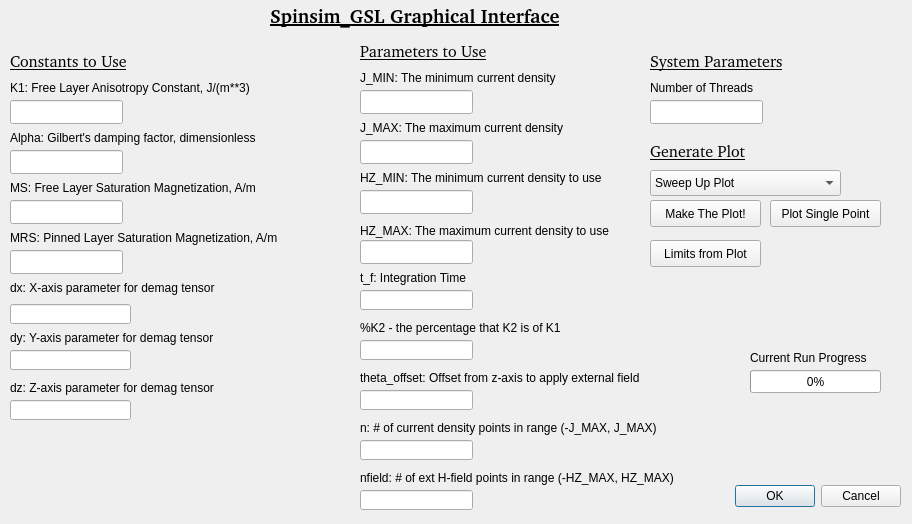
<?xml version="1.0" encoding="UTF-8"?>
<ui version="4.0">
 <class>Dialog</class>
 <widget class="QDialog" name="Dialog">
  <property name="geometry">
   <rect>
    <x>0</x>
    <y>0</y>
    <width>912</width>
    <height>524</height>
   </rect>
  </property>
  <property name="sizePolicy">
   <sizepolicy hsizetype="Fixed" vsizetype="Fixed">
    <horstretch>0</horstretch>
    <verstretch>0</verstretch>
   </sizepolicy>
  </property>
  <property name="windowTitle">
   <string>Spinsim_GSL GUI</string>
  </property>
  <property name="windowIcon">
   <iconset>
    <normaloff>deprecated/small-mag.gif</normaloff>deprecated/small-mag.gif</iconset>
  </property>
  <widget class="QDialogButtonBox" name="buttonBox">
   <property name="geometry">
    <rect>
     <x>560</x>
     <y>480</y>
     <width>341</width>
     <height>32</height>
    </rect>
   </property>
   <property name="orientation">
    <enum>Qt::Horizontal</enum>
   </property>
   <property name="standardButtons">
    <set>QDialogButtonBox::Cancel|QDialogButtonBox::Ok</set>
   </property>
  </widget>
  <widget class="QLineEdit" name="lineEdit_K1">
   <property name="geometry">
    <rect>
     <x>10</x>
     <y>100</y>
     <width>113</width>
     <height>24</height>
    </rect>
   </property>
  </widget>
  <widget class="QLabel" name="label">
   <property name="geometry">
    <rect>
     <x>10</x>
     <y>80</y>
     <width>291</width>
     <height>16</height>
    </rect>
   </property>
   <property name="text">
    <string>K1: Free Layer Anisotropy Constant, J/(m**3)</string>
   </property>
  </widget>
  <widget class="QLabel" name="label_2">
   <property name="geometry">
    <rect>
     <x>270</x>
     <y>0</y>
     <width>321</width>
     <height>31</height>
    </rect>
   </property>
   <property name="font">
    <font>
     <family>Bitstream Charter</family>
     <pointsize>14</pointsize>
     <weight>75</weight>
     <bold>true</bold>
     <underline>true</underline>
    </font>
   </property>
   <property name="text">
    <string>Spinsim_GSL Graphical Interface</string>
   </property>
  </widget>
  <widget class="QLabel" name="label_3">
   <property name="geometry">
    <rect>
     <x>10</x>
     <y>50</y>
     <width>121</width>
     <height>21</height>
    </rect>
   </property>
   <property name="font">
    <font>
     <family>Bitstream Charter</family>
     <pointsize>12</pointsize>
     <underline>true</underline>
    </font>
   </property>
   <property name="text">
    <string>Constants to Use</string>
   </property>
  </widget>
  <widget class="QLabel" name="label_4">
   <property name="geometry">
    <rect>
     <x>10</x>
     <y>130</y>
     <width>291</width>
     <height>16</height>
    </rect>
   </property>
   <property name="text">
    <string>Alpha: Gilbert's damping factor, dimensionless</string>
   </property>
  </widget>
  <widget class="QLineEdit" name="lineEdit_Alpha">
   <property name="geometry">
    <rect>
     <x>10</x>
     <y>150</y>
     <width>113</width>
     <height>24</height>
    </rect>
   </property>
  </widget>
  <widget class="QLabel" name="label_5">
   <property name="geometry">
    <rect>
     <x>10</x>
     <y>180</y>
     <width>291</width>
     <height>16</height>
    </rect>
   </property>
   <property name="text">
    <string>MS: Free Layer Saturation Magnetization, A/m</string>
   </property>
  </widget>
  <widget class="QLineEdit" name="lineEdit_Ms">
   <property name="geometry">
    <rect>
     <x>10</x>
     <y>200</y>
     <width>113</width>
     <height>24</height>
    </rect>
   </property>
  </widget>
  <widget class="QLineEdit" name="lineEdit_Mrs">
   <property name="geometry">
    <rect>
     <x>10</x>
     <y>250</y>
     <width>113</width>
     <height>24</height>
    </rect>
   </property>
   <property name="text">
    <string/>
   </property>
  </widget>
  <widget class="QLabel" name="label_6">
   <property name="geometry">
    <rect>
     <x>10</x>
     <y>230</y>
     <width>311</width>
     <height>16</height>
    </rect>
   </property>
   <property name="text">
    <string>MRS: Pinned Layer Saturation Magnetization, A/m</string>
   </property>
  </widget>
  <widget class="QLabel" name="label_7">
   <property name="geometry">
    <rect>
     <x>10</x>
     <y>280</y>
     <width>311</width>
     <height>16</height>
    </rect>
   </property>
   <property name="text">
    <string>dx: X-axis parameter for demag tensor</string>
   </property>
  </widget>
  <widget class="QLineEdit" name="lineEdit_dx">
   <property name="geometry">
    <rect>
     <x>10</x>
     <y>304</y>
     <width>121</width>
     <height>20</height>
    </rect>
   </property>
   <property name="text">
    <string/>
   </property>
  </widget>
  <widget class="QLineEdit" name="lineEdit_dy">
   <property name="geometry">
    <rect>
     <x>10</x>
     <y>350</y>
     <width>121</width>
     <height>20</height>
    </rect>
   </property>
   <property name="text">
    <string/>
   </property>
  </widget>
  <widget class="QLabel" name="label_8">
   <property name="geometry">
    <rect>
     <x>10</x>
     <y>330</y>
     <width>311</width>
     <height>16</height>
    </rect>
   </property>
   <property name="text">
    <string>dy: Y-axis parameter for demag tensor</string>
   </property>
  </widget>
  <widget class="QLabel" name="label_9">
   <property name="geometry">
    <rect>
     <x>10</x>
     <y>380</y>
     <width>311</width>
     <height>16</height>
    </rect>
   </property>
   <property name="text">
    <string>dz: Z-axis parameter for demag tensor</string>
   </property>
  </widget>
  <widget class="QLineEdit" name="lineEdit_dz">
   <property name="geometry">
    <rect>
     <x>10</x>
     <y>400</y>
     <width>121</width>
     <height>20</height>
    </rect>
   </property>
   <property name="text">
    <string/>
   </property>
  </widget>
  <widget class="QLabel" name="label_10">
   <property name="geometry">
    <rect>
     <x>360</x>
     <y>40</y>
     <width>141</width>
     <height>21</height>
    </rect>
   </property>
   <property name="font">
    <font>
     <family>Bitstream Charter</family>
     <pointsize>12</pointsize>
     <underline>true</underline>
    </font>
   </property>
   <property name="text">
    <string>Parameters to Use</string>
   </property>
  </widget>
  <widget class="QLineEdit" name="lineEdit_jmax">
   <property name="geometry">
    <rect>
     <x>360</x>
     <y>140</y>
     <width>113</width>
     <height>24</height>
    </rect>
   </property>
  </widget>
  <widget class="QLabel" name="label_11">
   <property name="geometry">
    <rect>
     <x>360</x>
     <y>120</y>
     <width>291</width>
     <height>16</height>
    </rect>
   </property>
   <property name="text">
    <string>J_MAX: The maximum current density</string>
   </property>
  </widget>
  <widget class="QLineEdit" name="lineEdit_hzmax">
   <property name="geometry">
    <rect>
     <x>360</x>
     <y>240</y>
     <width>113</width>
     <height>24</height>
    </rect>
   </property>
   <property name="text">
    <string/>
   </property>
  </widget>
  <widget class="QLabel" name="label_12">
   <property name="geometry">
    <rect>
     <x>360</x>
     <y>220</y>
     <width>291</width>
     <height>21</height>
    </rect>
   </property>
   <property name="text">
    <string>HZ_MAX: The maximum current density to use</string>
   </property>
  </widget>
  <widget class="QLineEdit" name="lineEdit_t_f">
   <property name="geometry">
    <rect>
     <x>360</x>
     <y>290</y>
     <width>113</width>
     <height>20</height>
    </rect>
   </property>
   <property name="text">
    <string/>
   </property>
  </widget>
  <widget class="QLabel" name="label_13">
   <property name="geometry">
    <rect>
     <x>360</x>
     <y>270</y>
     <width>291</width>
     <height>16</height>
    </rect>
   </property>
   <property name="text">
    <string>t_f: Integration Time</string>
   </property>
  </widget>
  <widget class="QLineEdit" name="lineEdit_perK2">
   <property name="geometry">
    <rect>
     <x>360</x>
     <y>340</y>
     <width>113</width>
     <height>20</height>
    </rect>
   </property>
   <property name="text">
    <string/>
   </property>
  </widget>
  <widget class="QLabel" name="label_14">
   <property name="geometry">
    <rect>
     <x>360</x>
     <y>320</y>
     <width>291</width>
     <height>16</height>
    </rect>
   </property>
   <property name="text">
    <string>%K2 - the percentage that K2 is of K1</string>
   </property>
  </widget>
  <widget class="QLineEdit" name="lineEdit_thetaoff">
   <property name="geometry">
    <rect>
     <x>360</x>
     <y>390</y>
     <width>113</width>
     <height>20</height>
    </rect>
   </property>
   <property name="text">
    <string/>
   </property>
  </widget>
  <widget class="QLabel" name="label_15">
   <property name="geometry">
    <rect>
     <x>360</x>
     <y>370</y>
     <width>341</width>
     <height>16</height>
    </rect>
   </property>
   <property name="text">
    <string>theta_offset: Offset from z-axis to apply external field</string>
   </property>
  </widget>
  <widget class="QLineEdit" name="lineEdit_n">
   <property name="geometry">
    <rect>
     <x>360</x>
     <y>440</y>
     <width>113</width>
     <height>20</height>
    </rect>
   </property>
   <property name="text">
    <string/>
   </property>
  </widget>
  <widget class="QLabel" name="label_16">
   <property name="geometry">
    <rect>
     <x>360</x>
     <y>420</y>
     <width>381</width>
     <height>16</height>
    </rect>
   </property>
   <property name="text">
    <string>n: # of current density points in range (-J_MAX, J_MAX)</string>
   </property>
  </widget>
  <widget class="QLabel" name="label_17">
   <property name="geometry">
    <rect>
     <x>360</x>
     <y>470</y>
     <width>381</width>
     <height>16</height>
    </rect>
   </property>
   <property name="text">
    <string>nfield: # of ext H-field points in range (-HZ_MAX, HZ_MAX)</string>
   </property>
  </widget>
  <widget class="QLineEdit" name="lineEdit_nfield">
   <property name="geometry">
    <rect>
     <x>360</x>
     <y>490</y>
     <width>113</width>
     <height>20</height>
    </rect>
   </property>
   <property name="text">
    <string/>
   </property>
  </widget>
  <widget class="QLabel" name="label_18">
   <property name="geometry">
    <rect>
     <x>650</x>
     <y>50</y>
     <width>141</width>
     <height>21</height>
    </rect>
   </property>
   <property name="font">
    <font>
     <family>Bitstream Charter</family>
     <pointsize>12</pointsize>
     <underline>true</underline>
    </font>
   </property>
   <property name="text">
    <string>System Parameters</string>
   </property>
  </widget>
  <widget class="QLineEdit" name="lineEdit_threadcount">
   <property name="geometry">
    <rect>
     <x>650</x>
     <y>100</y>
     <width>113</width>
     <height>24</height>
    </rect>
   </property>
   <property name="text">
    <string/>
   </property>
  </widget>
  <widget class="QLabel" name="label_19">
   <property name="geometry">
    <rect>
     <x>650</x>
     <y>80</y>
     <width>291</width>
     <height>16</height>
    </rect>
   </property>
   <property name="text">
    <string>Number of Threads</string>
   </property>
  </widget>
  <widget class="QProgressBar" name="progressBar_Progress">
   <property name="enabled">
    <bool>true</bool>
   </property>
   <property name="geometry">
    <rect>
     <x>750</x>
     <y>370</y>
     <width>131</width>
     <height>23</height>
    </rect>
   </property>
   <property name="value">
    <number>0</number>
   </property>
  </widget>
  <widget class="QLabel" name="label_Progress">
   <property name="geometry">
    <rect>
     <x>750</x>
     <y>350</y>
     <width>131</width>
     <height>16</height>
    </rect>
   </property>
   <property name="text">
    <string>Current Run Progress</string>
   </property>
  </widget>
  <widget class="QComboBox" name="comboBox_PlotType">
   <property name="geometry">
    <rect>
     <x>650</x>
     <y>170</y>
     <width>191</width>
     <height>26</height>
    </rect>
   </property>
   <item>
    <property name="text">
     <string>Sweep Up Plot</string>
    </property>
   </item>
   <item>
    <property name="text">
     <string>Sweep Down Plot</string>
    </property>
   </item>
   <item>
    <property name="text">
     <string>Sweep Up - Down (Difference)</string>
    </property>
   </item>
   <item>
    <property name="text">
     <string>Sweep Up + Down (Sum)</string>
    </property>
   </item>
   <item>
    <property name="text">
     <string>All Plots</string>
    </property>
   </item>
  </widget>
  <widget class="QLabel" name="label_GeneratePlot">
   <property name="geometry">
    <rect>
     <x>650</x>
     <y>140</y>
     <width>141</width>
     <height>21</height>
    </rect>
   </property>
   <property name="font">
    <font>
     <family>Bitstream Charter</family>
     <pointsize>12</pointsize>
     <underline>true</underline>
    </font>
   </property>
   <property name="text">
    <string>Generate Plot</string>
   </property>
  </widget>
  <widget class="QPushButton" name="pushButton_MakePlot">
   <property name="geometry">
    <rect>
     <x>650</x>
     <y>200</y>
     <width>111</width>
     <height>27</height>
    </rect>
   </property>
   <property name="text">
    <string>Make The Plot!</string>
   </property>
  </widget>
  <widget class="QLabel" name="label_20">
   <property name="geometry">
    <rect>
     <x>360</x>
     <y>70</y>
     <width>291</width>
     <height>16</height>
    </rect>
   </property>
   <property name="text">
    <string>J_MIN: The minimum current density</string>
   </property>
  </widget>
  <widget class="QLineEdit" name="lineEdit_jmin">
   <property name="geometry">
    <rect>
     <x>360</x>
     <y>90</y>
     <width>113</width>
     <height>24</height>
    </rect>
   </property>
  </widget>
  <widget class="QLabel" name="label_21">
   <property name="geometry">
    <rect>
     <x>360</x>
     <y>170</y>
     <width>291</width>
     <height>16</height>
    </rect>
   </property>
   <property name="text">
    <string>HZ_MIN: The minimum current density to use</string>
   </property>
  </widget>
  <widget class="QLineEdit" name="lineEdit_hzmin">
   <property name="geometry">
    <rect>
     <x>360</x>
     <y>190</y>
     <width>113</width>
     <height>24</height>
    </rect>
   </property>
   <property name="text">
    <string/>
   </property>
  </widget>
  <widget class="QPushButton" name="pushButton_GetLims">
   <property name="geometry">
    <rect>
     <x>650</x>
     <y>240</y>
     <width>111</width>
     <height>27</height>
    </rect>
   </property>
   <property name="text">
    <string>Limits from Plot</string>
   </property>
  </widget>
  <widget class="QPushButton" name="pushButton_MakePlot_2">
   <property name="geometry">
    <rect>
     <x>770</x>
     <y>200</y>
     <width>111</width>
     <height>27</height>
    </rect>
   </property>
   <property name="text">
    <string>Plot Single Point</string>
   </property>
  </widget>
 </widget>
 <resources/>
 <connections>
  <connection>
   <sender>buttonBox</sender>
   <signal>rejected()</signal>
   <receiver>Dialog</receiver>
   <slot>close()</slot>
   <hints>
    <hint type="sourcelabel">
     <x>759</x>
     <y>424</y>
    </hint>
    <hint type="destinationlabel">
     <x>343</x>
     <y>310</y>
    </hint>
   </hints>
  </connection>
  <connection>
   <sender>buttonBox</sender>
   <signal>accepted()</signal>
   <receiver>Dialog</receiver>
   <slot>runHsweepSlot()</slot>
   <hints>
    <hint type="sourcelabel">
     <x>851</x>
     <y>431</y>
    </hint>
    <hint type="destinationlabel">
     <x>656</x>
     <y>177</y>
    </hint>
   </hints>
  </connection>
  <connection>
   <sender>pushButton_MakePlot</sender>
   <signal>clicked()</signal>
   <receiver>Dialog</receiver>
   <slot>makePlotSlot()</slot>
   <hints>
    <hint type="sourcelabel">
     <x>793</x>
     <y>215</y>
    </hint>
    <hint type="destinationlabel">
     <x>725</x>
     <y>277</y>
    </hint>
   </hints>
  </connection>
  <connection>
   <sender>pushButton_GetLims</sender>
   <signal>clicked()</signal>
   <receiver>Dialog</receiver>
   <slot>handleSetLimits()</slot>
   <hints>
    <hint type="sourcelabel">
     <x>688</x>
     <y>254</y>
    </hint>
    <hint type="destinationlabel">
     <x>693</x>
     <y>314</y>
    </hint>
   </hints>
  </connection>
  <connection>
   <sender>pushButton_MakePlot_2</sender>
   <signal>clicked()</signal>
   <receiver>Dialog</receiver>
   <slot>handleSinglePlot()</slot>
   <hints>
    <hint type="sourcelabel">
     <x>826</x>
     <y>209</y>
    </hint>
    <hint type="destinationlabel">
     <x>802</x>
     <y>112</y>
    </hint>
   </hints>
  </connection>
 </connections>
 <slots>
  <signal>runHsweepSignal()</signal>
  <signal>handleSetLimitSignal()</signal>
  <slot>slot1()</slot>
  <slot>runHsweepSlot()</slot>
  <slot>makePlotSlot()</slot>
  <slot>handleSetLimits()</slot>
  <slot>handleSinglePlot()</slot>
 </slots>
</ui>
